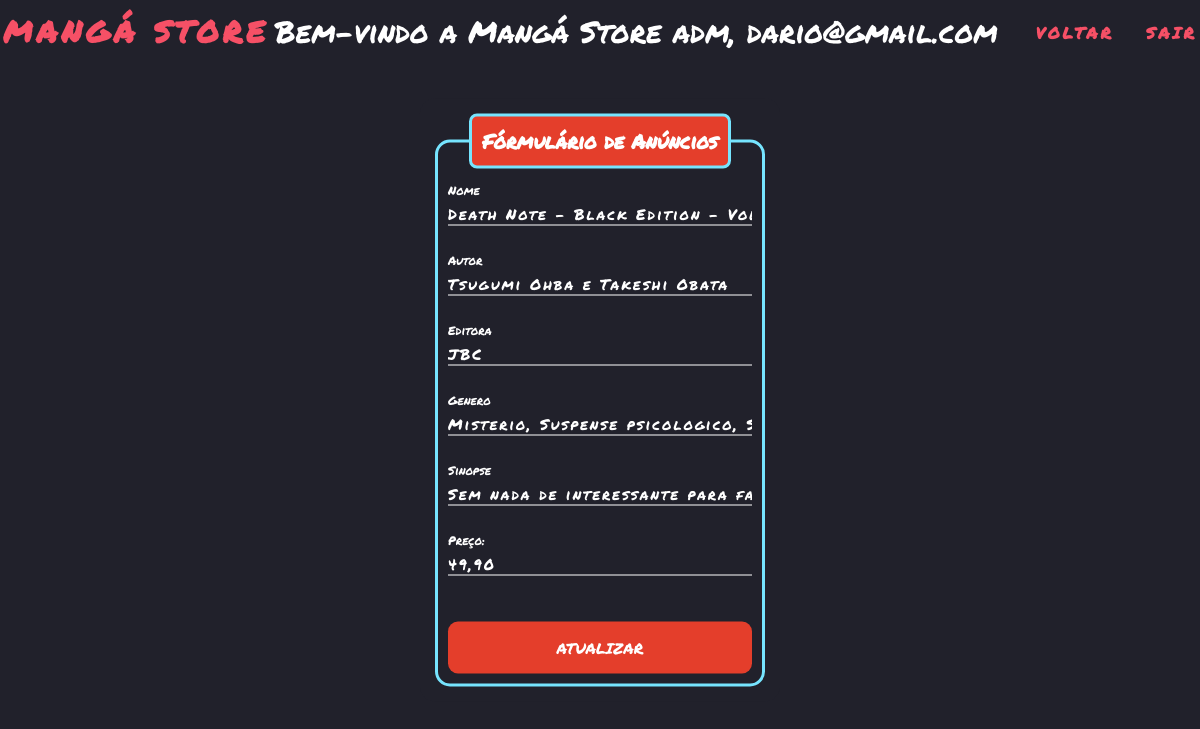
/pages/mangas/edicao_mangas.php?id=1 (signed in), run on an earlier commit of the app's database.
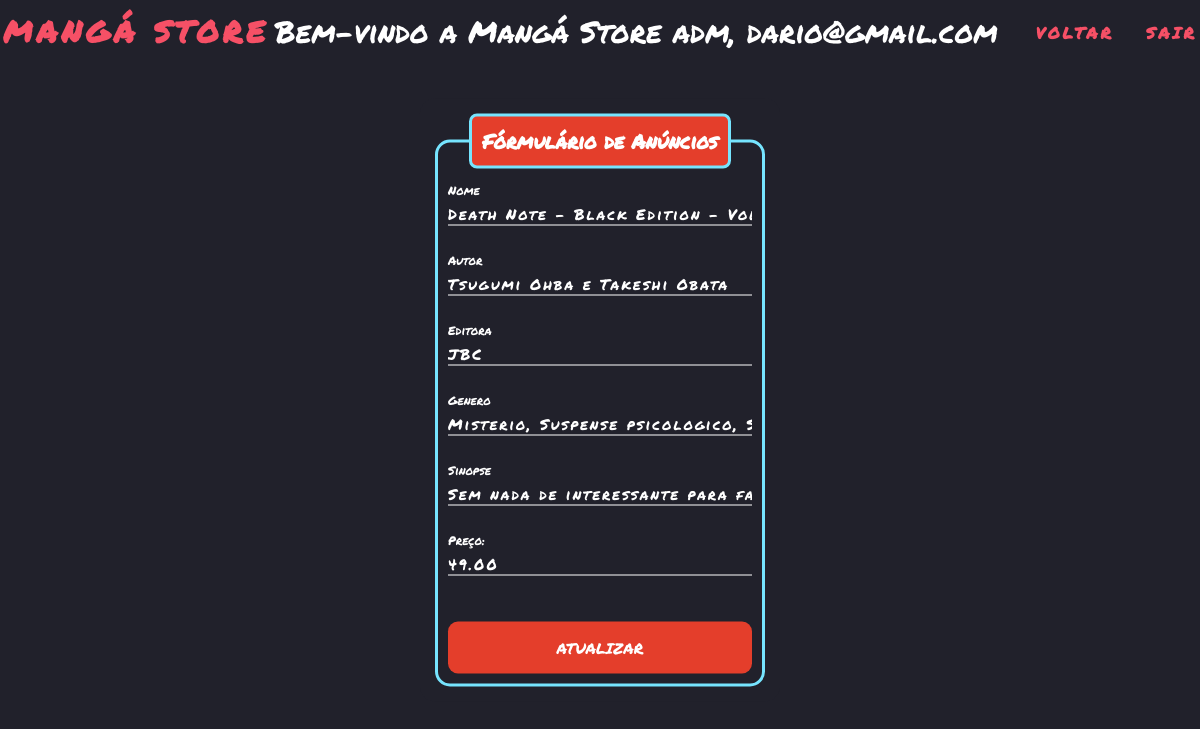
And on a later commit of the database.
### tables this page shows
CREATE TABLE IF NOT EXISTS `manga` (
    `idManga` int(2) NOT NULL AUTO_INCREMENT,
    `nome` varchar(45) NOT NULL,
    `autor` varchar(45) NOT NULL,
    `editora` varchar(45) NOT NULL,
    `genero` varchar(45) NOT NULL,
    `sinopse` varchar(255) NOT NULL,
    `preco` DECIMAL(10, 2) NOT NULL,
    PRIMARY KEY (`idManga`)
);

### pages/mangas/edicao_mangas.php (the view, shortened to what this page needs)
<?php
if (!empty($_GET['id'])) {
    include_once('../connection/config.php');
    $id = $_GET['id'];
    $sqlSelect = "SELECT * FROM manga WHERE idManga =$id";
    $result = $con->query($sqlSelect);
    if ($result->num_rows > 0) {
        while ($manga_data = mysqli_fetch_assoc($result)) {
            $nome = $manga_data['nome'];
            $autor = $manga_data['autor'];
            $editora = $manga_data['editora'];
            $genero = $manga_data['genero'];
            $sinopse = $manga_data['sinopse'];
            $preco = $manga_data['preco'];
        }
    } else {
        header("Location: lista_mangas.php");
    }
}
?>
<!DOCTYPE html>
<html lang="pt-br">
<head>
    <link rel="stylesheet" href="cadastro_mangas.css">
</head>
<body>
    <header>
        <nav class="menu">
            <h1 class="logo">Mangá Store</h1>
            <p class="bem-vindo">Bem-vindo a Mangá Store adm, <?php echo $_SESSION["email_usuario"]; ?></p>
            <ul class="nav-list">
                <li><a href="../sistema/sistemaAdm.php">Voltar</a></li>
                <li><a href="../login/login.php">Sair</a></li>
            </ul>
        </nav>
    </header>
    <div class="box">
        <form action="saveEdit.php" method="POST">
            <fieldset>
                <legend><b>Fórmulário de Anúncios</b></legend>
                <br>
                <div class="inputBox">
                    <input type="text" name="nome" id="nome" value="<?php echo $nome ?>" class="inputUser" required>
                    <label for="nome" class="labelInput">Nome</label>
                </div>
                <br><br>
                <div class="inputBox">
                    <input type="text" name="autor" id="autor" value="<?php echo $autor ?>" class="inputUser" required>
                    <label for="autor" class="labelInput">Autor</label>
                </div>
                <br><br>
                <div class="inputBox">
                    <input type="text" name="editora" id="editora" value="<?php echo $editora ?>" class="inputUser" required>
                    <label for="editora" class="labelInput">Editora</label>
                </div>
                <br><br>
                <div class="inputBox">
                    <input type="text" name="genero" id="genero" value="<?php echo $genero ?>" class="inputUser" required>
                    <label for="genero" class="labelInput">Genero</label>
                </div>
                <br><br>
                <div class="inputBox">
                    <input type="text" name="sinopse" id="sinopse" value="<?php echo $sinopse ?>" class="inputUser" required>
                    <label for="sinopse" class="labelInput">Sinopse</label>
                </div>
                <br><br>
                <div class="inputBox">
                    <input type="text" name="preco" id="preco" value="<?php echo $preco ?>" class="inputUser" required>
                    <label for="preco" class="labelInput">Preço:</label>
                </div>
                <br><br>
                <input type="submit" name="update" id="update" value="Atualizar">
            </fieldset>
        </form>
    </div>
</body>
</html>

What changed in the data, as far as the page shows it:
changed manga "Death Note - Black Edition - Volume 1": preco "49,90" → "49.00"
